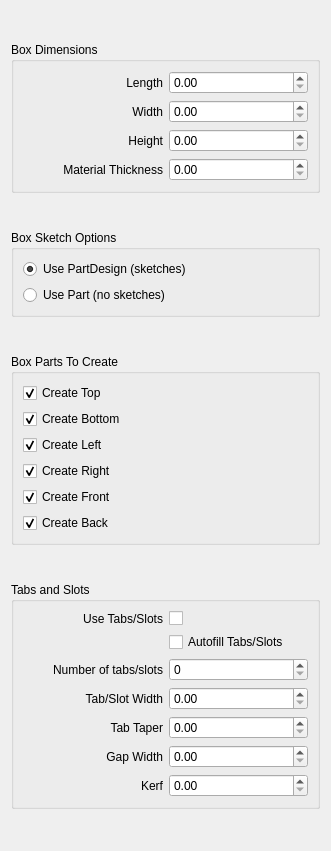
<?xml version="1.0" encoding="UTF-8"?>
<ui version="4.0">
 <class>Dialog</class>
 <widget class="QDialog" name="Dialog">
  <property name="geometry">
   <rect>
    <x>0</x>
    <y>0</y>
    <width>331</width>
    <height>851</height>
   </rect>
  </property>
  <property name="minimumSize">
   <size>
    <width>0</width>
    <height>851</height>
   </size>
  </property>
  <property name="windowTitle">
   <string>Dialog</string>
  </property>
  <layout class="QVBoxLayout" name="verticalLayout_3">
   <item>
    <widget class="QGroupBox" name="Dimensions">
     <property name="sizePolicy">
      <sizepolicy hsizetype="Preferred" vsizetype="Fixed">
       <horstretch>0</horstretch>
       <verstretch>0</verstretch>
      </sizepolicy>
     </property>
     <property name="title">
      <string>Box Dimensions</string>
     </property>
     <layout class="QGridLayout" name="gridLayout_2">
      <item row="0" column="0">
       <widget class="QLabel" name="label">
        <property name="text">
         <string>Length</string>
        </property>
        <property name="alignment">
         <set>Qt::AlignRight|Qt::AlignTrailing|Qt::AlignVCenter</set>
        </property>
       </widget>
      </item>
      <item row="1" column="1">
       <widget class="Gui::QuantitySpinBox" name="BoxWidth">
        <property name="maximum">
         <double>100000.000000000000000</double>
        </property>
       </widget>
      </item>
      <item row="0" column="1">
       <widget class="Gui::QuantitySpinBox" name="BoxLength">
        <property name="maximum">
         <double>100000.000000000000000</double>
        </property>
       </widget>
      </item>
      <item row="1" column="0">
       <widget class="QLabel" name="label_2">
        <property name="text">
         <string>Width</string>
        </property>
        <property name="alignment">
         <set>Qt::AlignRight|Qt::AlignTrailing|Qt::AlignVCenter</set>
        </property>
       </widget>
      </item>
      <item row="2" column="1">
       <widget class="Gui::QuantitySpinBox" name="BoxHeight">
        <property name="maximum">
         <double>100000.000000000000000</double>
        </property>
       </widget>
      </item>
      <item row="2" column="0">
       <widget class="QLabel" name="label_3">
        <property name="text">
         <string>Height</string>
        </property>
        <property name="alignment">
         <set>Qt::AlignRight|Qt::AlignTrailing|Qt::AlignVCenter</set>
        </property>
       </widget>
      </item>
      <item row="3" column="0">
       <widget class="QLabel" name="label_4">
        <property name="text">
         <string>Material Thickness</string>
        </property>
        <property name="alignment">
         <set>Qt::AlignRight|Qt::AlignTrailing|Qt::AlignVCenter</set>
        </property>
       </widget>
      </item>
      <item row="3" column="1">
       <widget class="Gui::QuantitySpinBox" name="BoxThickness">
        <property name="maximum">
         <double>100000.000000000000000</double>
        </property>
       </widget>
      </item>
     </layout>
    </widget>
   </item>
   <item>
    <widget class="QGroupBox" name="groupBox">
     <property name="sizePolicy">
      <sizepolicy hsizetype="Preferred" vsizetype="Fixed">
       <horstretch>0</horstretch>
       <verstretch>0</verstretch>
      </sizepolicy>
     </property>
     <property name="title">
      <string>Box Sketch Options</string>
     </property>
     <layout class="QVBoxLayout" name="verticalLayout">
      <item>
       <widget class="QRadioButton" name="rbPartDesign">
        <property name="text">
         <string>Use PartDesign (sketches)</string>
        </property>
        <property name="checked">
         <bool>true</bool>
        </property>
       </widget>
      </item>
      <item>
       <widget class="QRadioButton" name="rbPart">
        <property name="text">
         <string>Use Part (no sketches)</string>
        </property>
       </widget>
      </item>
     </layout>
    </widget>
   </item>
   <item>
    <widget class="QGroupBox" name="groupBox_2">
     <property name="sizePolicy">
      <sizepolicy hsizetype="Preferred" vsizetype="Fixed">
       <horstretch>0</horstretch>
       <verstretch>0</verstretch>
      </sizepolicy>
     </property>
     <property name="title">
      <string>Box Parts To Create</string>
     </property>
     <layout class="QVBoxLayout" name="verticalLayout_2">
      <item>
       <widget class="QCheckBox" name="cbTop">
        <property name="text">
         <string>Create Top</string>
        </property>
        <property name="checked">
         <bool>true</bool>
        </property>
       </widget>
      </item>
      <item>
       <widget class="QCheckBox" name="cbBottom">
        <property name="text">
         <string>Create Bottom</string>
        </property>
        <property name="checked">
         <bool>true</bool>
        </property>
       </widget>
      </item>
      <item>
       <widget class="QCheckBox" name="cbLeft">
        <property name="text">
         <string>Create Left</string>
        </property>
        <property name="checked">
         <bool>true</bool>
        </property>
       </widget>
      </item>
      <item>
       <widget class="QCheckBox" name="cbRight">
        <property name="text">
         <string>Create Right</string>
        </property>
        <property name="checked">
         <bool>true</bool>
        </property>
       </widget>
      </item>
      <item>
       <widget class="QCheckBox" name="cbFront">
        <property name="text">
         <string>Create Front</string>
        </property>
        <property name="checked">
         <bool>true</bool>
        </property>
       </widget>
      </item>
      <item>
       <widget class="QCheckBox" name="cbBack">
        <property name="text">
         <string>Create Back</string>
        </property>
        <property name="checked">
         <bool>true</bool>
        </property>
       </widget>
      </item>
     </layout>
    </widget>
   </item>
   <item>
    <widget class="QGroupBox" name="groupBox_3">
     <property name="sizePolicy">
      <sizepolicy hsizetype="Preferred" vsizetype="Fixed">
       <horstretch>0</horstretch>
       <verstretch>0</verstretch>
      </sizepolicy>
     </property>
     <property name="title">
      <string>Tabs and Slots</string>
     </property>
     <layout class="QGridLayout" name="gridLayout">
      <item row="3" column="1">
       <widget class="Gui::QuantitySpinBox" name="TabSlotWidth"/>
      </item>
      <item row="5" column="0">
       <widget class="QLabel" name="label_17">
        <property name="text">
         <string>Gap Width</string>
        </property>
        <property name="alignment">
         <set>Qt::AlignRight|Qt::AlignTrailing|Qt::AlignVCenter</set>
        </property>
       </widget>
      </item>
      <item row="4" column="1">
       <widget class="Gui::QuantitySpinBox" name="TabTaper"/>
      </item>
      <item row="6" column="0">
       <widget class="QLabel" name="labelKerf">
        <property name="text">
         <string>Kerf</string>
        </property>
        <property name="alignment">
         <set>Qt::AlignRight|Qt::AlignTrailing|Qt::AlignVCenter</set>
        </property>
       </widget>
      </item>
      <item row="3" column="0">
       <widget class="QLabel" name="label_16">
        <property name="text">
         <string>Tab/Slot Width</string>
        </property>
        <property name="alignment">
         <set>Qt::AlignRight|Qt::AlignTrailing|Qt::AlignVCenter</set>
        </property>
       </widget>
      </item>
      <item row="6" column="1">
       <widget class="Gui::QuantitySpinBox" name="Kerf">
        <property name="toolTip">
         <string>Laser kerf (beam width). Tabs are widened and slots narrowed by kerf/2 on each side.</string>
        </property>
       </widget>
      </item>
      <item row="0" column="1">
       <widget class="QCheckBox" name="cbUseTabsAndSlots">
        <property name="text">
         <string/>
        </property>
       </widget>
      </item>
      <item row="0" column="0">
       <widget class="QLabel" name="label_24">
        <property name="text">
         <string>Use Tabs/Slots</string>
        </property>
        <property name="alignment">
         <set>Qt::AlignRight|Qt::AlignTrailing|Qt::AlignVCenter</set>
        </property>
       </widget>
      </item>
      <item row="4" column="0">
       <widget class="QLabel" name="label_19">
        <property name="text">
         <string>Tab Taper</string>
        </property>
        <property name="alignment">
         <set>Qt::AlignRight|Qt::AlignTrailing|Qt::AlignVCenter</set>
        </property>
       </widget>
      </item>
      <item row="2" column="1">
       <widget class="Gui::IntSpinBox" name="TabSlotCount">
        <property name="minimum">
         <number>0</number>
        </property>
        <property name="maximum">
         <number>9999</number>
        </property>
       </widget>
      </item>
      <item row="2" column="0">
       <widget class="QLabel" name="label_23">
        <property name="text">
         <string>Number of tabs/slots</string>
        </property>
        <property name="alignment">
         <set>Qt::AlignRight|Qt::AlignTrailing|Qt::AlignVCenter</set>
        </property>
       </widget>
      </item>
      <item row="5" column="1">
       <widget class="Gui::QuantitySpinBox" name="GapWidth"/>
      </item>
      <item row="1" column="1">
       <widget class="QCheckBox" name="Autofill">
        <property name="text">
         <string>Autofill Tabs/Slots</string>
        </property>
       </widget>
      </item>
     </layout>
    </widget>
   </item>
  </layout>
 </widget>
 <customwidgets>
  <customwidget>
   <class>Gui::QuantitySpinBox</class>
   <extends>QDoubleSpinBox</extends>
   <header>Gui/QuantitySpinBox.h</header>
  </customwidget>
  <customwidget>
   <class>Gui::IntSpinBox</class>
   <extends>QSpinBox</extends>
   <header>Gui/SpinBox.h</header>
  </customwidget>
 </customwidgets>
 <tabstops>
  <tabstop>BoxLength</tabstop>
  <tabstop>BoxWidth</tabstop>
  <tabstop>BoxHeight</tabstop>
  <tabstop>BoxThickness</tabstop>
 </tabstops>
 <resources/>
 <connections/>
</ui>
